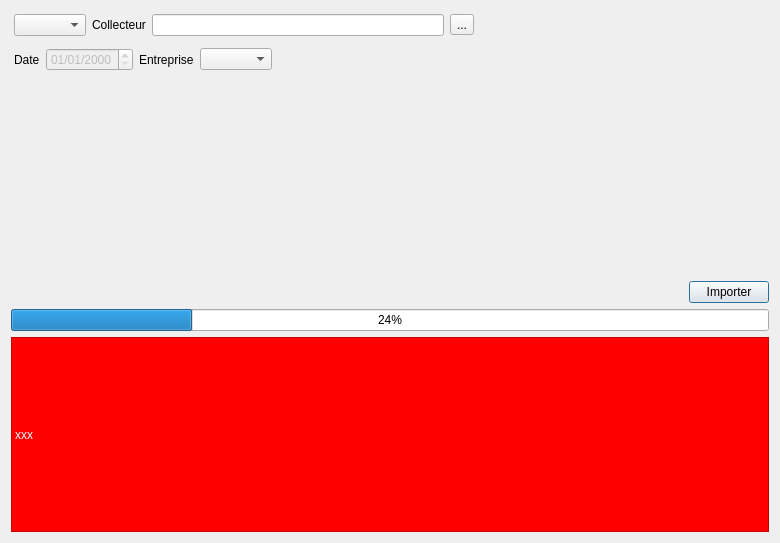
<?xml version="1.0" encoding="UTF-8"?>
<ui version="4.0">
 <class>DataBrowserDialog</class>
 <widget class="QDialog" name="DataBrowserDialog">
  <property name="geometry">
   <rect>
    <x>0</x>
    <y>0</y>
    <width>780</width>
    <height>543</height>
   </rect>
  </property>
  <property name="windowTitle">
   <string>Wincan 2 QGEP</string>
  </property>
  <layout class="QGridLayout" name="gridLayout">
   <item row="5" column="1">
    <widget class="QPushButton" name="importButton">
     <property name="text">
      <string>Importer</string>
     </property>
    </widget>
   </item>
   <item row="8" column="0" colspan="2">
    <widget class="QLabel" name="cannotImportLabel">
     <property name="autoFillBackground">
      <bool>false</bool>
     </property>
     <property name="styleSheet">
      <string notr="true">background-color: red; color:white;</string>
     </property>
     <property name="frameShape">
      <enum>QFrame::StyledPanel</enum>
     </property>
     <property name="frameShadow">
      <enum>QFrame::Sunken</enum>
     </property>
     <property name="lineWidth">
      <number>3</number>
     </property>
     <property name="text">
      <string>xxx</string>
     </property>
     <property name="scaledContents">
      <bool>false</bool>
     </property>
     <property name="margin">
      <number>5</number>
     </property>
    </widget>
   </item>
   <item row="1" column="0" colspan="2">
    <widget class="QWidget" name="widget_2" native="true">
     <property name="sizePolicy">
      <sizepolicy hsizetype="Preferred" vsizetype="Maximum">
       <horstretch>0</horstretch>
       <verstretch>0</verstretch>
      </sizepolicy>
     </property>
     <layout class="QGridLayout" name="gridLayout_4">
      <property name="leftMargin">
       <number>3</number>
      </property>
      <property name="topMargin">
       <number>3</number>
      </property>
      <property name="rightMargin">
       <number>3</number>
      </property>
      <property name="bottomMargin">
       <number>3</number>
      </property>
      <item row="0" column="0">
       <widget class="QComboBox" name="projectCombo"/>
      </item>
      <item row="0" column="1">
       <widget class="QLabel" name="label_3">
        <property name="text">
         <string>Collecteur</string>
        </property>
       </widget>
      </item>
      <item row="0" column="2">
       <widget class="QLineEdit" name="channelNameEdit"/>
      </item>
      <item row="0" column="3">
       <widget class="QToolButton" name="searchButton">
        <property name="text">
         <string>...</string>
        </property>
        <property name="icon">
         <iconset resource="../resources.qrc">
          <normaloff>:/plugins/wincan2qgep/icons/magnifier13.svg</normaloff>:/plugins/wincan2qgep/icons/magnifier13.svg</iconset>
        </property>
       </widget>
      </item>
      <item row="0" column="4">
       <spacer name="horizontalSpacer_3">
        <property name="orientation">
         <enum>Qt::Horizontal</enum>
        </property>
        <property name="sizeHint" stdset="0">
         <size>
          <width>40</width>
          <height>20</height>
         </size>
        </property>
       </spacer>
      </item>
     </layout>
    </widget>
   </item>
   <item row="4" column="0" colspan="2">
    <widget class="SectionWidget" name="sectionWidget" native="true">
     <layout class="QGridLayout" name="gridLayout_2">
      <property name="leftMargin">
       <number>0</number>
      </property>
      <property name="topMargin">
       <number>0</number>
      </property>
      <property name="rightMargin">
       <number>0</number>
      </property>
      <property name="bottomMargin">
       <number>0</number>
      </property>
     </layout>
    </widget>
   </item>
   <item row="5" column="0">
    <spacer name="horizontalSpacer">
     <property name="orientation">
      <enum>Qt::Horizontal</enum>
     </property>
     <property name="sizeHint" stdset="0">
      <size>
       <width>40</width>
       <height>20</height>
      </size>
     </property>
    </spacer>
   </item>
   <item row="2" column="0" colspan="2">
    <widget class="QWidget" name="widget" native="true">
     <property name="sizePolicy">
      <sizepolicy hsizetype="Preferred" vsizetype="Maximum">
       <horstretch>0</horstretch>
       <verstretch>0</verstretch>
      </sizepolicy>
     </property>
     <layout class="QGridLayout" name="gridLayout_3">
      <property name="leftMargin">
       <number>3</number>
      </property>
      <property name="topMargin">
       <number>3</number>
      </property>
      <property name="rightMargin">
       <number>3</number>
      </property>
      <property name="bottomMargin">
       <number>3</number>
      </property>
      <item row="1" column="0">
       <widget class="QLabel" name="label_2">
        <property name="text">
         <string>Date</string>
        </property>
       </widget>
      </item>
      <item row="1" column="5">
       <spacer name="horizontalSpacer_2">
        <property name="orientation">
         <enum>Qt::Horizontal</enum>
        </property>
        <property name="sizeHint" stdset="0">
         <size>
          <width>40</width>
          <height>20</height>
         </size>
        </property>
       </spacer>
      </item>
      <item row="1" column="3">
       <widget class="QLabel" name="label">
        <property name="text">
         <string>Entreprise</string>
        </property>
       </widget>
      </item>
      <item row="1" column="1">
       <widget class="QDateTimeEdit" name="dateTimeEdit">
        <property name="enabled">
         <bool>false</bool>
        </property>
        <property name="displayFormat">
         <string notr="true">dd/MM/yyyy</string>
        </property>
        <property name="calendarPopup">
         <bool>false</bool>
        </property>
       </widget>
      </item>
      <item row="1" column="4">
       <widget class="QComboBox" name="operatingCompanyComboBox"/>
      </item>
     </layout>
    </widget>
   </item>
   <item row="6" column="0" colspan="2">
    <widget class="QProgressBar" name="progressBar">
     <property name="value">
      <number>24</number>
     </property>
    </widget>
   </item>
  </layout>
 </widget>
 <customwidgets>
  <customwidget>
   <class>SectionWidget</class>
   <extends>QWidget</extends>
   <header location="global">..gui.sectionwidget</header>
   <container>1</container>
  </customwidget>
 </customwidgets>
 <resources>
  <include location="../resources.qrc"/>
 </resources>
 <connections>
  <connection>
   <sender>channelNameEdit</sender>
   <signal>returnPressed()</signal>
   <receiver>searchButton</receiver>
   <slot>click()</slot>
   <hints>
    <hint type="sourcelabel">
     <x>503</x>
     <y>31</y>
    </hint>
    <hint type="destinationlabel">
     <x>763</x>
     <y>25</y>
    </hint>
   </hints>
  </connection>
 </connections>
</ui>
